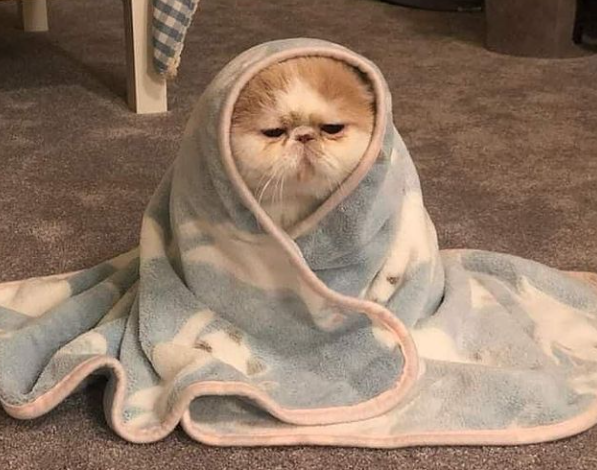
#> input picture images_lab/cobija.PNG, 597 x 470 px
$ jupyter execute --allow-errors Lab2_enunciado.ipynb
#> lines starting #> are read from the running program, lines starting #| are printed output that depends on the picture
<h1><center>Laboratorio 2: OOP con Imágenes 📷</center></h1>

<center><strong>MDS7202: Laboratorio de Programación Científica para Ciencia de Datos - Primavera 2024</strong></center>

### Cuerpo Docente:

- Profesores: Ignacio Meza, Sebastián Tinoco
- Auxiliar: Eduardo Moya
- Ayudantes: Nicolás Ojeda, Melanie Peña, Valentina Rojas

### Equipo: **SUPER IMPORTANTE - notebooks sin nombre no serán revisados**

- Nombre de alumno 1: Carolina Núñez
- Nombre de alumno 2: Alonso Uribe

### **Link de repositorio de GitHub:** [Repositorio💻](https://github.com/carinunez/Labs_MDS/)

## Reglas:

- **Grupos de 2 personas**
- Fecha de entrega: 6 días de plazo con descuento de 1 punto por día. Entregas Jueves a las 23:59.
- Instrucciones del lab el viernes a las 16:15 en formato online. Asistencia no es obligatoria.
- <u>Prohibidas las copias</u>. Cualquier intento de copia será debidamente penalizado con el reglamento de la escuela.
- Tienen que subir el laboratorio a u-cursos y a su repositorio de github. Labs que no estén en u-cursos no serán revisados. Recuerden que el repositorio también tiene nota.
- Cualquier duda fuera del horario de clases al foro. Mensajes al equipo docente serán respondidos por este medio.
- Pueden usar cualquier material del curso que estimen conveniente.

### Temas a tratar:

- Programación Orientada a Objetos.
- Programación Funcional.
- `Numpy` para manejo de datos en arreglos/tensores.

### Objetivos principales del laboratorio

- Aplicar los paradigmas y buenas prácticas de programación vistas hasta este momento.
- Comprender y aprovechar las ventajas que nos ofrece la liberia `numpy` con respecto a trabajar en Python 'puro'.
- Visualizar aplicaciones de filtros de imágenes sin el uso de librerías.
- Verificar que el uso indiscriminado de `for` puede afectar en la eficiencia en al procesar datos masivos.

El laboratorio deberá ser desarrollado **sin el uso indiscriminado de iteradores nativos de python (aka "for", "while")**. La idea es que aprendan a exprimir al máximo las funciones optimizadas que nos entrega `numpy`, las cuales vale mencionar, son bastante más eficientes que los iteradores nativos sobre arreglos.

El lab estará basado en algunos conceptos básicos de procesamiento de imágenes, por lo que te iremos guiando, paso a paso por cada uno de los tópicos a desarrollar.

## Descripción del laboratorio.

En Data Science son múltiples las aplicaciones que exigen el uso exhaustivo de listas de varias dimensiones. Estas entidad reciben formalmente el nombre de **arreglos o tensores**.

Pensemos en que queremos almacenar objetos en un casillero común y corriente: podemos pensar que este puede ser representado por una matriz de dos dimensiones: alto y ancho. ¿Que sucederá si este casillero nos queda pequeño y queremos guardar más información del mismo tipo?: La solución es simple es agregar otro casillero. Esto puede ser pensado como el aumento de la dimensión de nuestro objeto, pasando a ser ahora (alto, ancho, id casillero). Esto no es otra cosa que un **tensor de 3 dimensiones**.

<br>
<center>

</center>
<br>

### ¿Bueno y que tiene que ver todo esto con las imágenes?

Una imagen es una representación visual de una matriz que contiene de números que describen intensidades de color (llamados píxeles). Esto visto desde la perspectiva de una imagen en blanco y negro, vendria siendo una matriz que reune las diferentes intensidades de los pixeles desde 0 a 255.

<br>
<center>

</center>
<br>

Cuando las imágenes poseen colores, las imágenes vendrían siendo "sin querer queriendo", una bella representación de lo que es un tensor: estas pueden ser representadas por un tensor de 3 dimensiones que les dan el *ancho, alto y el canal*, en donde son alojados los colores de la imagen.

<br>
<center>

</center>
<br>

Como pueden ver, la imagen puede ser interpretada como un tensor de tres dimensiones(un ancho, un alto y la intensidad de cada color) en el a cada posición $(i,j)$ de la imagen, le asociaremos 3 intensidades de colores RGB (Rojo, Verde y Azul). Estas intensidades irán desde el $0$ al $255$. La combinación de estos 3 canales nos permitirá representar gran parte de los colores que encontramos en la naturaleza.

**Instalar paquetes: Si están usando conda**

[cell 1]
    # import sys

    # !conda install --yes --prefix {sys.prefix} pillow plotly imageio

**Instalar paquetes: Si están usando pip**

[cell 2]
# import sys

# !{sys.executable} -m pip install pillow plotly imageio

**En caso de trabajar con colab:**

[cell 3]
# [7 lines of commented-out code are left out]

[cell 4]
# En este lab usaremos adicionalmente pillow, una estupenda librería
# para manejar imágenes.
# https://pillow.readthedocs.io/en/stable/

from PIL import Image
import numpy as np
import plotly.express as px

foto = np.array(Image.open("./images_lab/cobija.PNG").convert("RGB")) # Red Green Blue

# Solo para ejemplificar, usaremos plotly (NO USARLO EN LO QUE QUEDA DEL LAB).
# Pero en el restro del laboratorio, matplotlib debe ser usado

fig = px.imshow(foto)
fig.show()

# Reiniciar entorno just in case

Luego, llamando la variable donde alojamos el array podemos ver los valores que componen a esta imagen.

[cell 5]
print(f'Número de dimensiones: {foto.ndim}')
#| Número de dimensiones: 3
print(f'Número de elementos por dimensión: {foto.shape}')
#| Número de elementos por dimensión: (470, 597, 3)

Finalmente visualizamos de forma aleatoria los pixeles de cada canal para mostrar sus intensidades.

[cell 6]
print(f"Ejemplo de pixel (10, 200) en el canal 0 - Red: {foto[10, 200, 0]}")
#| Ejemplo de pixel (10, 200) en el canal 0 - Red: 97
print(f"Ejemplo de pixel (10, 200) en el canal 1- Green: {foto[10, 200, 1]}")
#| Ejemplo de pixel (10, 200) en el canal 1- Green: 70
print(f"Ejemplo de pixel (10, 200) en el canal 2- Blue: {foto[10, 200, 2]}")
#| Ejemplo de pixel (10, 200) en el canal 2- Blue: 48

Con lo anterior, suponiendo que la imagen del "gatito" tiene una altura igual a 600 y un ancho de 400, el tensor $G$ que representa a la imagen vendrá dado por $G[600, 400, 3]$.

### Videos

Luego, si queremos complejizar aún mas esto y queremos tener tensores que agrupen un conjunto de imágenes (de igual tamaño) tendremos lo siguiente:

<br>
<center>

</center>
<br>

Este conjunto de imágenes nos generará la necesidad de producir una nueva dimensión, esto producto que las dimensiones son los espacios donde alojamos la información, por esto al conjunto de imágenes le agregaremos una dimensión que identifica cada una de las imágenes del conjunto, quedando representada por el tensor $G[0:n_d, 600, 400, 3]$. Por lo general, cuando tenemos imágenes con dimensionalidad 4 es porque se tratan de videos, o sea una secuencia de imágenes; el caso se complejiza aún más cuando agregamos sonido y esto se va a las pailas.

<blockquote>Dato:
La representación que posee cada una de las dimensiones puede cambiar dependiendo de la librería utilizada, en pytorch por ejemplo las dimensiones de una imagen vienen dadas por [batch, canales, alto, ancho] y no [batch, alto, ancho, canales] como en numpy.
</blockquote>

### ¿Ya, pero esto tiene aplicaciones más allá de guardar información en casilleros?

Para el caso de imágenes podemos encontrar múltiples aplicaciones con la manipulación de los tensores y operando matemáticamente con ellos. Algunas de las aplicaciones más conocidas (y que aplicaremos) son las siguientes:

- **Obtener el negativo de una imagen**: Consiste en obtener el color complementario de una imagen, para esto debemos restar la imagen con la máxima intensidad que podemos encontrar en una imagen (o sea 255).


- **Pasar a escala de grises una imagen**: Los valores RGB se convierten a escala de grises mediante la fórmula NTSC:

    $$ imagen\_gris = 0.299 * Rojo + 0.587 * Verde + 0.114 * Azul $$

    Esta fórmula representa la percepción relativa de la persona promedio del brillo de la luz roja, verde y azul.


- **Mejora de contraste**: Son múltiples las técnicas que nos permiten mejorar el contraste de una imagen, pero, una técnica simple para modificar los contrastes consta en obtener un factor de corrección llamado F en base al contraste deseado (C). Luego, es aplicado en la diferencia entre la imagen y 128. De esta forma obtenemos R, que es la imagen con la mejora de contraste deseada.

    $$ F=259*(C+255)/(255*(259-C)) $$
    $$ R=F*(img-128)+128 $$


- **Convolución**: Consiste en recorrer una imagen por cada uno de sus canales utilizando una matriz que lleva por nombre Kernel. El kernel, examinará los conjuntos de pixeles que recorre, aplicando una multiplicación de los valores circundantes ,y sumando todos los valores generados de este producto para generar un nuevo pixel en el tensor de salida.

---

# Desarrollo

En base a lo explicado y visto en clases, a continuación, deben construir cada uno de los programas solicitados en las actividades señaladas más abajo. Estás, deben ser desarrollados de forma grupal (**2 personas por grupo**) y, la solución no debe ser compartida con personas externas al grupo; si se detecta que dos grupos entregan el mismo trabajo, será considerado plagio y se tomaran medidas al respecto.

## 2. Creación de Clases y Funciones.

#### Importamos librerias utiles 😸

[cell 7]
# Libreria Core del lab.
import numpy as np
from pathlib import Path

# Librerias para graficar
import matplotlib.pyplot as plt

# Nota: Utilizar solo matplot para este lab. NO USAR PLOTLY,
# ya que tiene problemas de compatibilidad con imagenes

# Funcionalidades dependientes del Sistema Operativo.
import os

# Librerias utiles para cargar y generar Gifs
import imageio
from PIL import Image
from scipy.signal import convolve2d

### 2.1. Carga de imagenes y visualización

Descomprima el archivo "images_lab.zip" en algún directorio de su computador o plataforma, observen las imágenes y clasifíquenlas a su gusto, para luego en un diccionario cargar y agrupar las diferentes imágenes (no cree mas de tres llaves).

Hecho esto, visualize dos imágenes y verifique la dimensionalidad de estas imágenes con el comando *.shape*. Comente la dimensionalidad de las imágenes.

### Carga de imagenes en diccionarios

Las siguientes celdas de código le permitirá cargar las imágenes que utilizaremos durante este laboratorio.

La primera celda implementa la función `from_jpg`, la cual, dado una ruta, carga una imágen:

[cell 8]
def from_jpg(path):
#> called with path = './images_lab/gato1.jpg'
    ruta = Path(path) # Esto se cambia -> ruta de la carpeta google drive
    image = np.array(Image.open(ruta), dtype='int')
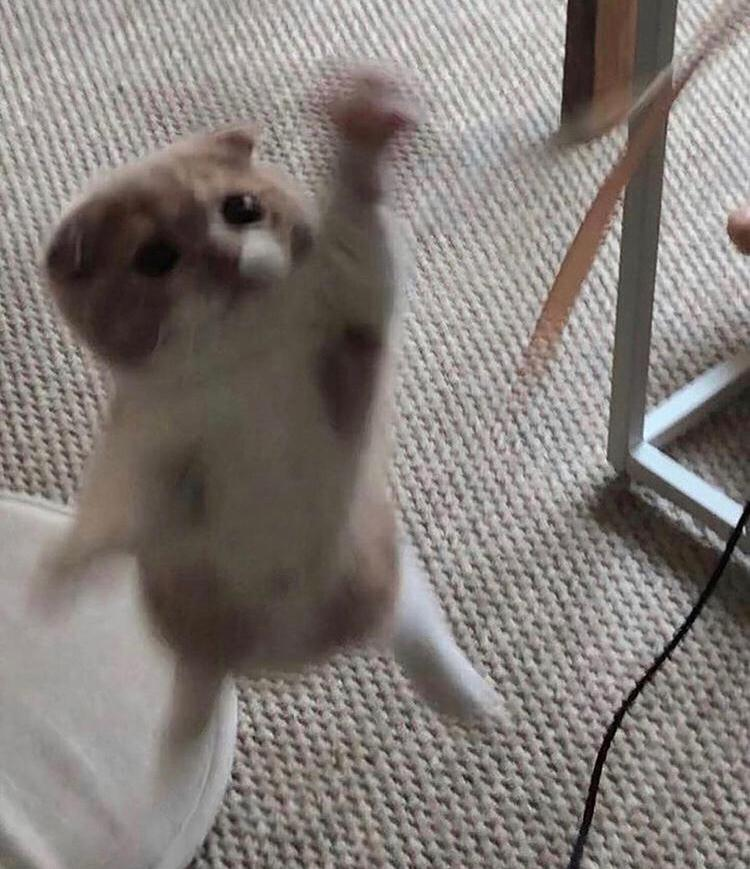
#> input picture images_lab/gato1.jpg, 750 x 869 px
    return image

La segunda celda carga las imágenes y las guarda en un diccionario.

#> (a cell that did not finish here is left out)

#> call 2 of from_jpg, with path = './images_lab/gato2.jpg'
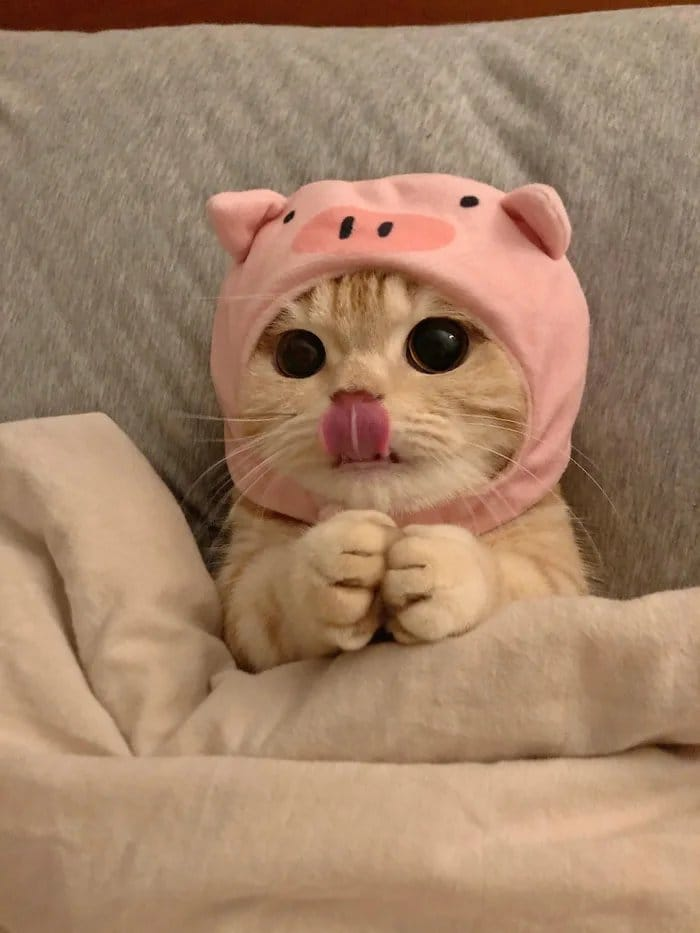
#> input picture images_lab/gato2.jpg, 700 x 933 px
#> call 3 of from_jpg, with path = './images_lab/gato4.jpg'
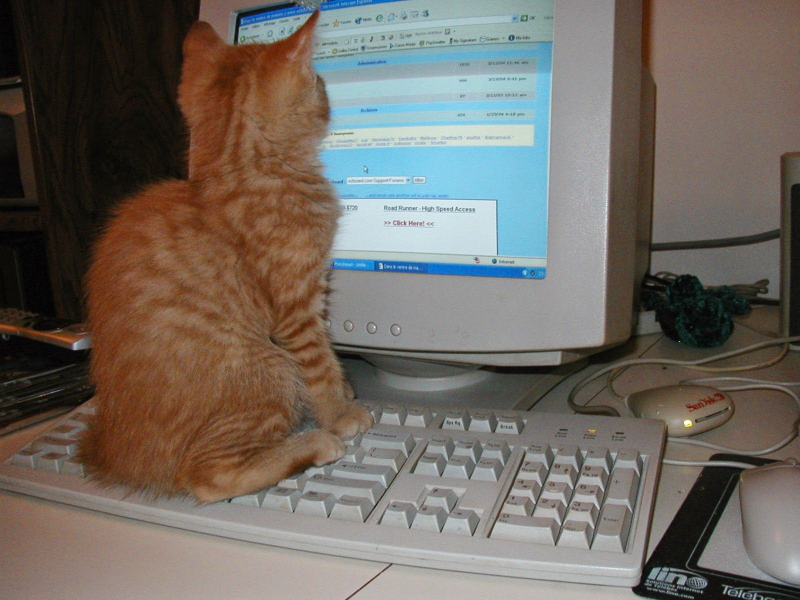
#> input picture images_lab/gato4.jpg, 1600 x 1200 px (shown at 1/2 size)
#> call 4 of from_jpg, with path = './images_lab/personas.jpg'
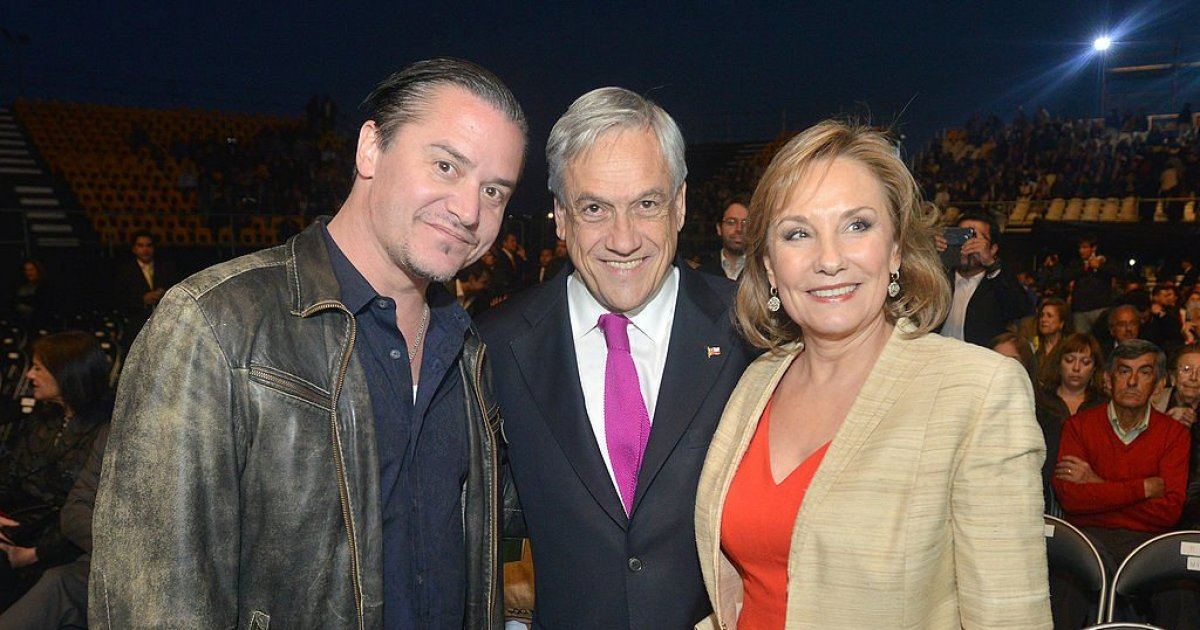
#> input picture images_lab/personas.jpg, 1200 x 630 px
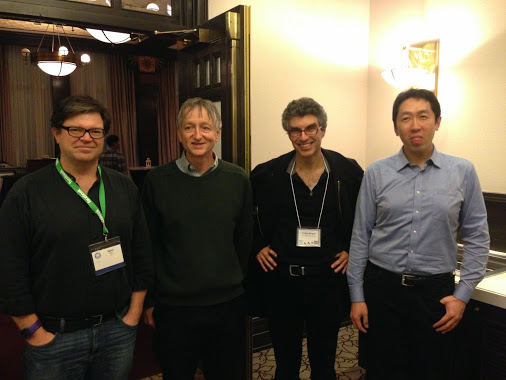
#> input picture images_lab/gurus.jpg, 506 x 380 px

### Plot de imagenes
A continuación, utilice la función `def show(imagen)` (definida más abajo) para explorar las imágenes cargadas en la celda anterior.

**Respuesta Esperada**:

[cell 10]
# [5 lines left out: function show, not called in this run]

#> (a cell that did not finish here is left out)

#> (a cell that did not finish here is left out)

### 2.2 Clase imagenes [2 puntos].

Ahora que sabemos cómo plotear y cargar una imagen, cree una clase llamada "Imagen" la que cumpla las siguientes características:

- [X] Un constructor que tome como argumento una imagen y que lo guarde como un atributo. `__init__` debe comprobar que la imagen es un arreglo de numpy (con `isinstance`) y adicionalmente que este tiene 3 dimensiones. En caso contrario, debe levantar excepciones con mensajes correspondientes al error detectado (ustedes definen el mensaje).
- [ ] Implemente el método `show()` que muestre la imagen usando la función `plt.show()`.
- [ ] Implemente el método `info()` que retorna un string con las dimensiones de la imagen.
- [ ] Sobrecargue el método mágico `__mul__`, `__add__` y `__sub__` para realizar operaciones matemáticas entre el objeto y arrays, int o floats. Realice la función pensando que la operación se puede aplicar tanto para izquierda y derecha. Como estamos trabajando con imágenes los outputs deben ser enteros, por esto se le aconseja utilizar `.astype(int)` para transformar los arrays de salida a un formato legible por matplotlib.
- [ ] Es importante que para las operaciones `__add__` y `__sub__` implementen una saturación de las imágenes. Es decir, la suma o resta deben dar como valor máximo 255 y/o como valor mínimos mayores o iguales a 0.
- [ ] Para el caso de `__mul__` deben implementar un método que nos permita saturar las imágenes (es decir que los valores del array no sobrepasen 255) y también no nos permita obtener valores inferiores a cero.

Implementadas los métodos, compruebe que la funcionalidad es la correcta mediante la ejecución de los asserts incluidos un par de celdas más abajo.

> **Notas:**
- Pueden reutilizar el código implementado en las celdas anteriores para implementar los métodos `show` e `info` . Sin embargo, No invoquen directamente esas funciones.
- La idea es que la imagen contenida en la clase sea inmutable, por ende, todos los metodos que modifiquen la imagen contenida en el objeto deberan retornar un nuevo objeto de la clase `Imagen` que contenga la imagen modificada.

[cell 13]
# [7 lines of commented-out code are left out]

[cell 14]
# np.min((1000 - gatito).imagen)

[cell 15]
class Imagen:
    """Clase contenedora de imágenes"""

    # [140 lines left out: functions __init__, show, info, __add__, __radd__, __sub__ and 3 more, not called in this run]

**Resultados esperados:**

#> (a cell that did not finish here is left out)

#> (a cell that did not finish here is left out)

#> (a cell that did not finish here is left out)

### 2.3 Clase de Procesamiento de Imagenes [2 puntos]

Ahora que comprenden las diferentes dimensiones que componen a una imagen (en la práctica), ahora realizaremos diferentes tareas de procesamiento de imágenes. Para esto, deben crear una clase llamada "`LibImagen`" que cumpla los siguientes requisitos:

- [ ] Pasar una imagen a escala de grises, para esto utilice la ecuación (1) expuesta en este mismo notebook.
- [ ] Obtener los canales R, G y B de forma individual.
- [ ] Crear una función que pase a negativo de la imagen alojada.
- [ ] Mejorar el contraste de una imagen.
- [ ] Realizar una convolución sobre la imagen.
- [ ] Documentar la clase creada y verificar la documentación con el comando help().

> **Nota 🗒️**: Todo método debe tomar una Imagen y retornar una nueva Imagen.

> **Nota 2**: El tipo de datos del arreglo de la imagen que generen o modifiquen debe ser "int". De lo contrario, puede no visualizarse correctamente.

$$ imagen\_gris = 0.299 * Rojo + 0.587 * Verde + 0.114 * Azul $$
*Función con mejora de contraste*
$$ F=259*(C+255)/(255*(259-C)) $$
$$ R=F*(img-128)+128 $$

#> (a cell that did not finish here is left out)

[cell 20]
class LibImagen():

    # [101 lines left out: functions to_negative, to_gray, get_channel, set_contrast, conv_channel, not called in this run]

### 2.4 Probar [0,5 puntos]

**Respuesta Esperada**:

#> (a cell that did not finish here is left out)

#### Implementar 5 Kernels y probarlos con las imagenes

Referencia:
https://en.wikipedia.org/wiki/Kernel_(image_processing)

[cell 22]
# Convolución
kernel_1 = np.array([[-1,-1,-1],[-1,-1,-1],[-1,-1,8]])
#> kernel_1 = [[-1, -1, -1], [-1, -1, -1], [-1, -1, 8]]
kernel_2 = np.array([[-1,-1,-1],[8,-1,-1],[-1,-1,-1]])
kernel_3 = np.array([[3,-1,-1],[3,-1,-1],[-1,-1,-1]])
kernel_4 = np.array([[-1,-1,-1],[-1,-1,-1],[-1,-1,-1]])
kernel_5 = np.array([[-1,-1,-1],[-1,-1,8],[-1,-1,-1]])

print('Kernel 1')
#> (the rest of this cell did not finish here and is left out)
